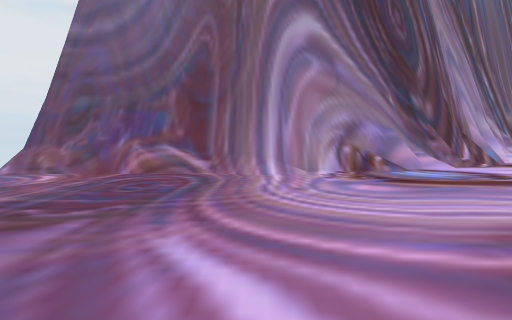
view 1 (above)

16 first-person views from a walk through a Unity game level. The camera is 1.2 m above the floor, tilts 2° down and sees 80° across. The floor is counted in squares, 2 m on a side. Each view is taken from the middle of a square. On the plan, view 1 faces up. The plan holds only what a view shows up to about 9 squares ahead; the rest is blank. The place goes on beyond the plan.

view 2
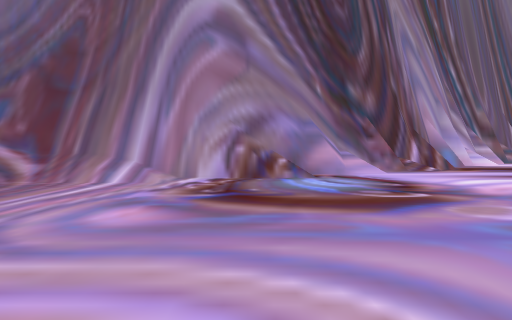

view 3
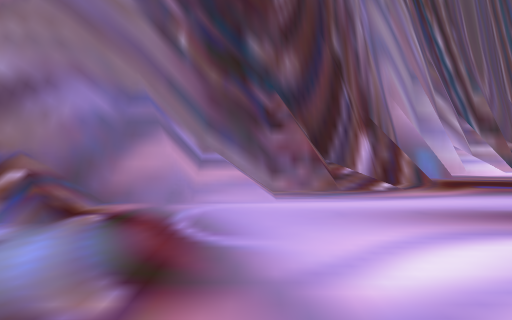

view 4
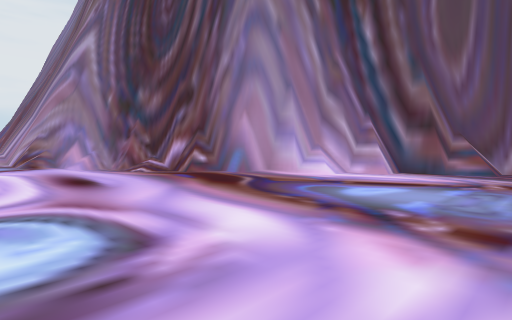

view 5
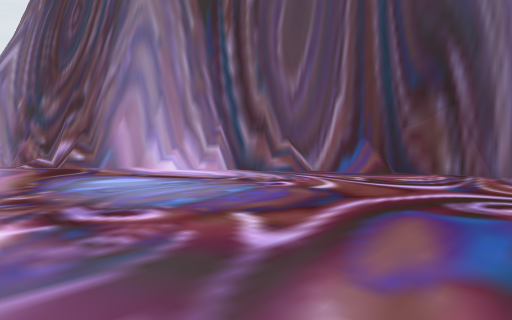

view 6
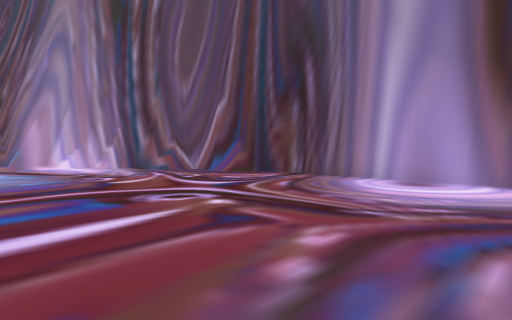

view 7
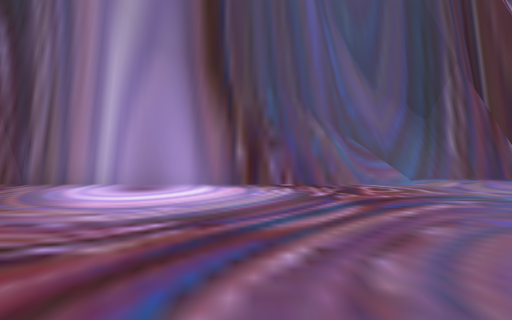

view 8
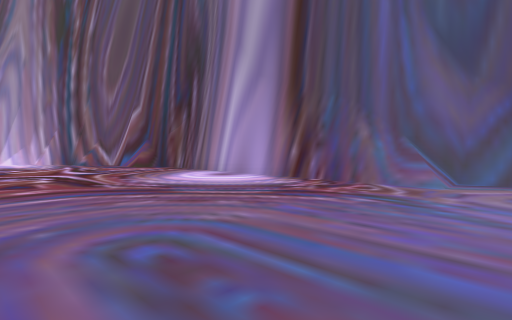

view 9
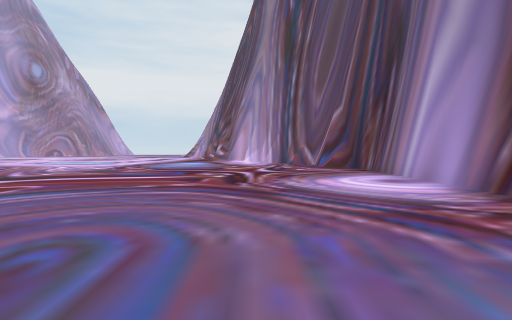

view 10
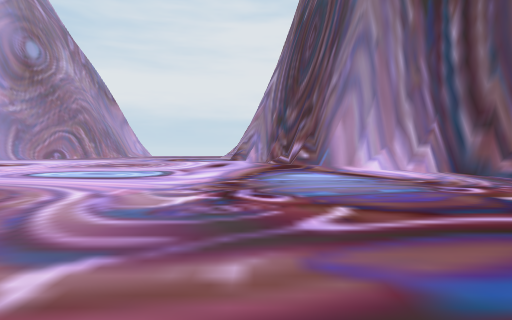

view 11
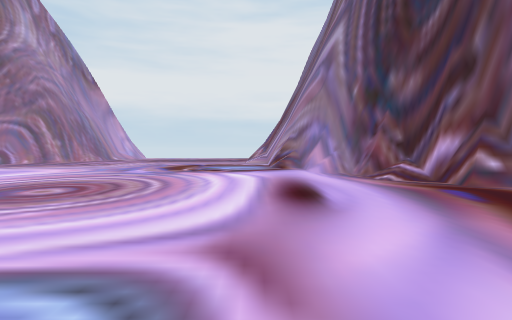

view 12
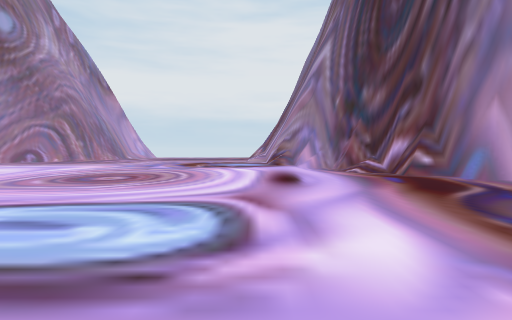

view 13
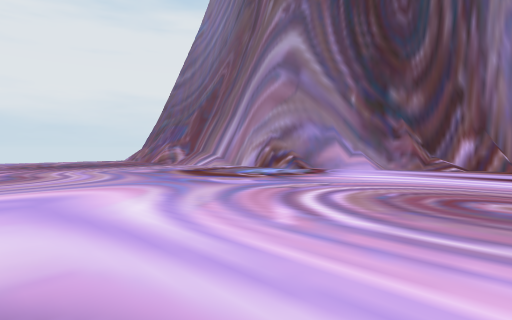

view 14
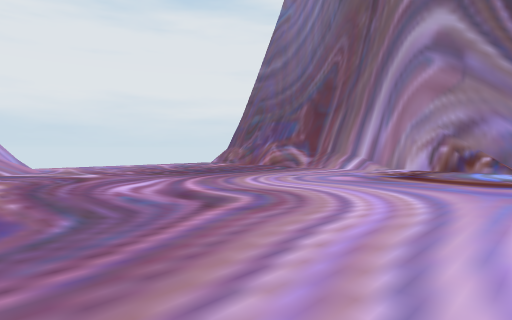

view 15
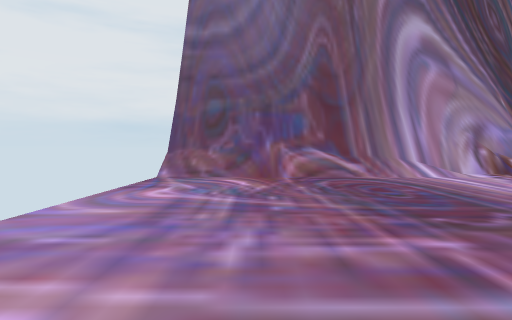

view 16
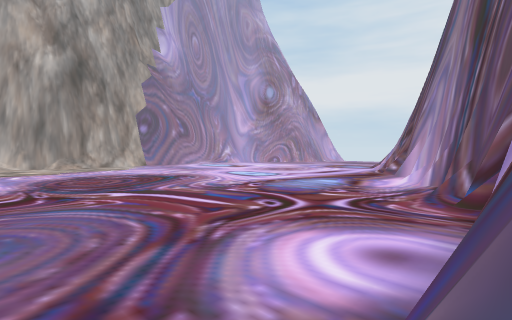

### Floor plan
Key: @ floor where view 1 was taken; # wall or solid block; . floor; / step, stairs or slope.
Columns run from 7 left of view 1 to 27 right of it. Each row starts with its distance up from view 1.
 19                                ####
 18                        #########/..
 17                       ##...........
 16                     ###............
 15                   ###..............
 14                  ##/...............
 13                 ##.................
 12               ###..................
 11             ###/................
 10          ####/..................
  9 ##########//....................
  8  ////////................... ...
  7  ..........................   ..
  6  ........................
  5  ......................
  4  .....................
  3  ................. ..
  2  .................
  1   ................
  0  #//...@.....
 -1        ......

Positions as (right, up) in squares from view 1, and headings:
1: (0, 0), facing up
2: (3, 2), facing up
3: (6, 6), facing up
4: (16, 7), facing up-left
5: (20, 9), facing up-left
6: (23, 11), facing up-left
7: (23, 12), facing up
8: (27, 12), facing up-left
9: (27, 14), facing left
10: (21, 10), facing left
11: (14, 8), facing left
12: (16, 8), facing left
13: (10, 1), facing up-left
14: (5, -1), facing up-left
15: (-4, 0), facing up
16: (25, 18), facing down-left
